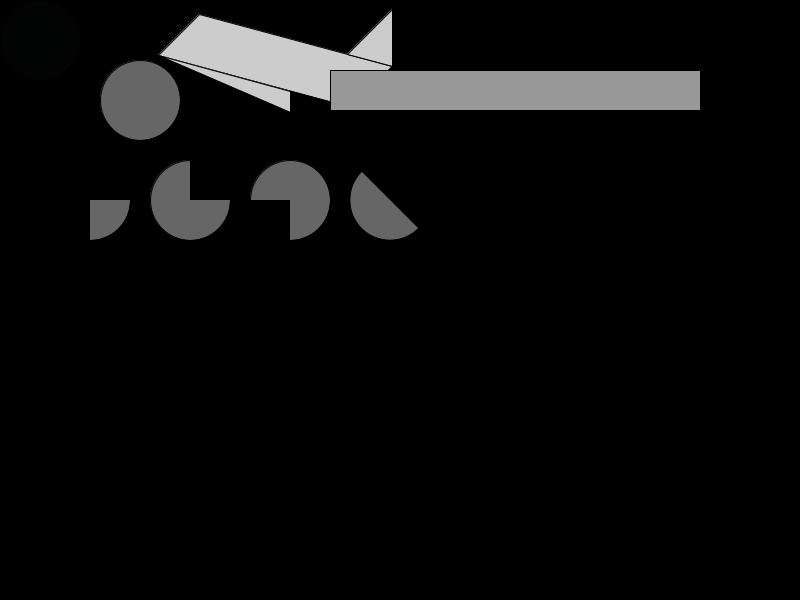
Frame 1 (no input)
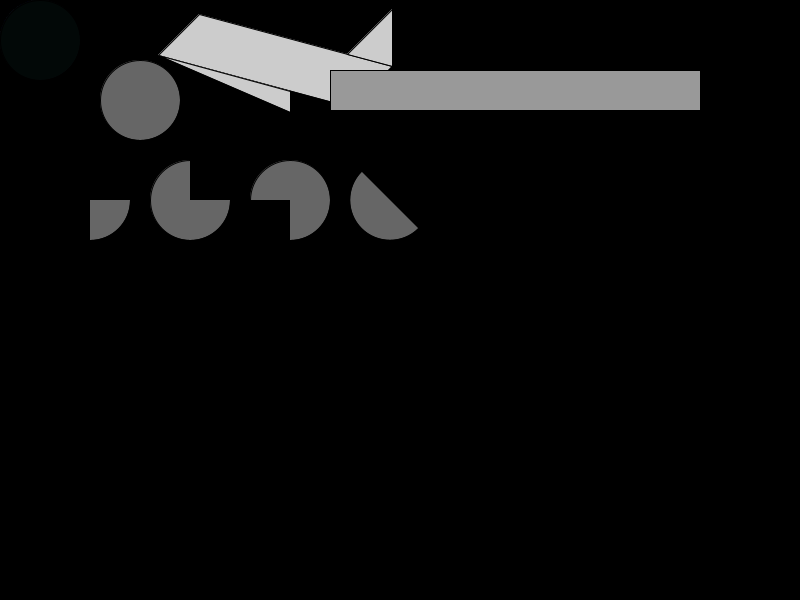
Frame 60 (the mouse pressed at the canvas centre just before this capture)
Frame 120 (the mouse held since frame 60 and released just before this capture): identical to frame 60, image omitted

The Processing sketch that drew these frames (run headless with seeded random() and noise(); from frame 60 on, the mouse is pressed at the canvas centre):

// Processing sketch: Example
// ── Example.pde
void setup() {
  size(800, 600);
  background(0);
  fill(204);
  quad(158, 55, 199, 14, 392, 66, 351, 107);
  triangle(347, 54, 392, 9, 392, 66);
  triangle(158, 55, 290, 91, 290, 112);
  fill(153);
  rect(330, 70, 370, 40);
  fill(102);
  arc(90, 200, 80, 80, 0, HALF_PI);
  arc(190, 200, 80, 80, 0, PI + HALF_PI);
  arc(290, 200, 80, 80, PI, TWO_PI + HALF_PI);
  arc(390, 200, 80, 80, QUARTER_PI, PI + QUARTER_PI);
  ellipseMode(CORNER);
  ellipse(100, 60, 80, 80);
}

int red = 0, green = 0, blue = 0;

void draw() {
  if (!mousePressed) for (int i = 0; i <= 10; i++) switch ((int)random(6)) {
    case 0:
      if (red <= 255) ++red;
      break;
    case 1:
      if (green <= 255) ++green;
      break;
    case 2:
      if (blue <= 255) ++blue;
      break;
    case 3:
      if (red > 0) --red;
      break;
    case 4:
      if (green > 0) --green;
      break;
    case 5:
      if (blue > 0) --blue;
      break;
  } else {
    red = 0; green = 0; blue = 0;
  }
  fill(red, green, blue);
  ellipse(mouseX, mouseY, 80, 80);
}
